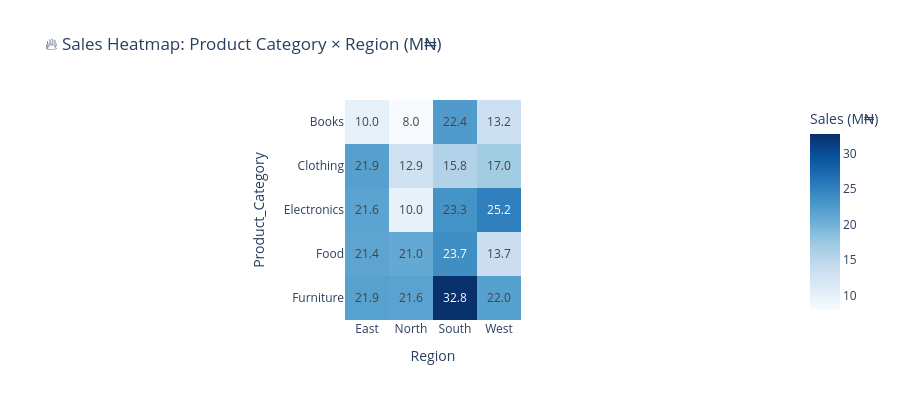

The notebook cell this image was saved under:
### Code cell
pivot = df_balanced.pivot_table( 
    values='Total_Sales', index='Product_Category', 
    columns='Region', aggfunc='sum' 
) / 1e6 
  
fig = px.imshow( 
    pivot, text_auto='.1f', 
    color_continuous_scale='Blues', 
    title='🔥 Sales Heatmap: Product Category × Region (M₦)', 
    labels={'color': 'Sales (M₦)'} 
) 
fig.update_layout(height=400) 
fig.show()

### Figure 1 — Plotly figure (JSON) as saved in the notebook; plotly's stock layout.template omitted (floating-point values rounded to 4 significant figures)
{"data": [{"coloraxis": "coloraxis", "hovertemplate": "Region: %{x}<br>Product_Category: %{y}<br>Sales (M₦): %{z}<extra></extra>", "name": "0", "texttemplate": "%{z:.1f}", "type": "heatmap", "x": ["East", "North", "South", "West"], "xaxis": "x", "y": ["Books", "Clothing", "Electronics", "Food", "Furniture"], "yaxis": "y", "z": [[9.992, 7.984, 22.43, 13.23], [21.92, 12.93, 15.8, 17.0], [21.6, 9.957, 23.29, 25.18], [21.43, 20.96, 23.73, 13.66], [21.86, 21.63, 32.77, 21.98]]}], "layout": {"coloraxis": {"colorbar": {"title": {"text": "Sales (M₦)"}}, "colorscale": [[0, "rgb(247,251,255)"], [0.125, "rgb(222,235,247)"], [0.25, "rgb(198,219,239)"], [0.375, "rgb(158,202,225)"], [0.5, "rgb(107,174,214)"], [0.625, "rgb(66,146,198)"], [0.75, "rgb(33,113,181)"], [0.875, "rgb(8,81,156)"], [1, "rgb(8,48,107)"]]}, "height": 400, "title": {"text": "🔥 Sales Heatmap: Product Category × Region (M₦)"}, "xaxis": {"anchor": "y", "constrain": "domain", "domain": [0, 1], "scaleanchor": "y", "title": {"text": "Region"}}, "yaxis": {"anchor": "x", "autorange": "reversed", "constrain": "domain", "domain": [0, 1], "title": {"text": "Product_Category"}}}}
